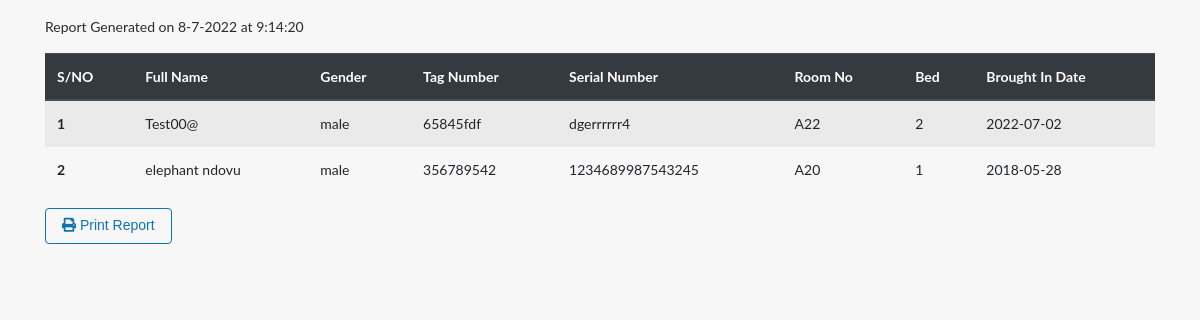
The page /include/incoming_report.php on the database its author committed.
### tables this page shows
CREATE TABLE `incoming_deceased` (
  `id` int(10) UNSIGNED NOT NULL,
  `fullname` varchar(150) NOT NULL,
  `gender` varchar(40) NOT NULL,
  `tag_number` varchar(40) NOT NULL,
  `serial_number` varchar(40) NOT NULL,
  `relative_name` int(10) UNSIGNED DEFAULT NULL,
  `relative_number` int(10) UNSIGNED DEFAULT NULL,
  `room` varchar(250) NOT NULL,
  `bed` varchar(100) NOT NULL,
  `stat` int(100) NOT NULL,
  `date` date DEFAULT NULL
);

### include/incoming_report.php (the view, shortened to what this page needs)
<!DOCTYPE html>
<html lang="en">
<head>
<link rel="stylesheet" href="https://cdnjs.cloudflare.com/ajax/libs/twitter-bootstrap/4.6.0/css/bootstrap.min.css">
<link rel="stylesheet" href="https://cdnjs.cloudflare.com/ajax/libs/font-awesome/5.15.4/css/all.min.css">
<link rel="stylesheet" href="../assets/css/bootstrap.css">
</head>
<body>
    <div class="container pt-3">
        <p>Report Generated on <?php
        $tdate=date("j-n-Y");
        $ttime=date("G:i:s");
        echo $tdate ?> at <?php echo $ttime;?></p>
           <?php
$conn = mysqli_connect('localhost', 'root', '', 'mogue_db');
?>
<table class="table table-striped">
  <thead class="thead-dark">
    <tr>
      <th scope="col">S/NO</th>
      <th scope="col">Full Name</th>
      <th scope="col">Gender</th>
      <th scope="col">Tag Number</th>
       <th scope="col">Serial Number</th>
       <th scope="col">Room No</th>
        <th scope="col">Bed</th>
      <th scope="col">Brought In Date</th>
    </tr>
  </thead>
  <tbody>
  <?php
$query = $conn->query("SELECT * FROM  incoming_deceased ORDER BY id DESC");
$count=1;
if($query->num_rows > 0){
    while($row = $query->fetch_assoc()){
      $fname = $row["fullname"];
     $gender = $row["gender"];
      $tag_number = $row["tag_number"];
      $serial_number = $row["serial_number"];
      $room_no = $row["room"];
      $bed = $row["bed"];
      $date = $row["date"];
      ?>
    <tr>
      <th scope="row"><?php echo $count; ?></th>
      <td><?php echo $fname?></td>
      <td><?php echo $gender?></td>
      <td><?php echo $tag_number?></td>
       <td><?php echo $serial_number?></td>
    <td> <?php
    if($room_no==1){
      echo "A20";
    }else{
echo "A22";
    }
    ?></td>
     <td><?php echo $bed?></td>
      <td><?php echo $date?></td>
    </tr>
<?php
$count++;
    }
    }?>
     </tbody>
</table>
<button type="submit" id="btnprint" class="btn btn-outline-primary" onclick="print()"><i class="fa fa-print"></i> Print Report</button>
</div>
</body>
</html>

### rows shown on the page
incoming_deceased: fullname "Test00@", gender "male", tag_number "65845fdf", serial_number "dgerrrrrr4", room "A22", bed "2", date "2022-07-02"
incoming_deceased: fullname "elephant ndovu", gender "male", tag_number "356789542", serial_number "1234689987543245", room "A20", bed "1", date "2018-05-28"
